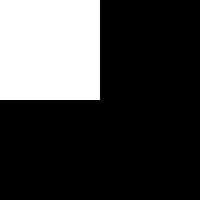
Frame 1 (no input)
Frame 60 (the mouse pressed at the canvas centre just before this capture): identical to frame 1, image omitted
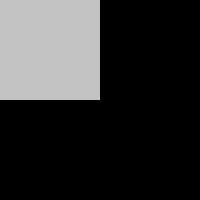
Frame 120 (the mouse held since frame 60 and released just before this capture)

The Processing sketch that drew these frames (run headless with seeded random() and noise(); from frame 60 on, the mouse is pressed at the canvas centre):

// Processing sketch: exercise_5_6
// ── exercise_5_6.pde
int [][] box = new int [2][2];
void setup() {
  size(200, 200);
  for (int i = 0; i < box.length; i++) {
    for (int b = 0; b < box.length; b++) {
      box[i][b] =  0;
    }
  }
}
void draw() {
  background(255);
  noStroke();
  fill(0);
  if (mouseX < 100 && mouseY < 100) {
    box[0][0] = 255;
  } else if (mouseX > 100 && mouseY < 100) {
    box[1][0] = 255;
  } else if (mouseX < 100 && mouseY > 100) {
    box[0][1] = 255;
  } else if (mouseX > 100 && mouseY > 100) {
    box[1][1] = 255;
  }
  // box[i] = constrain(box[i]-1, 0, 255);
  // fill(box[i]);
  for (int i = 0; i < box.length; i++) {
    for (int b = 0; b < box.length; b++) {
      fill(box[i][b]);
      rect(i*100, b*100, 100, 100);
      box[i][b] = constrain(box[i][b]-1, 0, 255);
    }
  }
}
